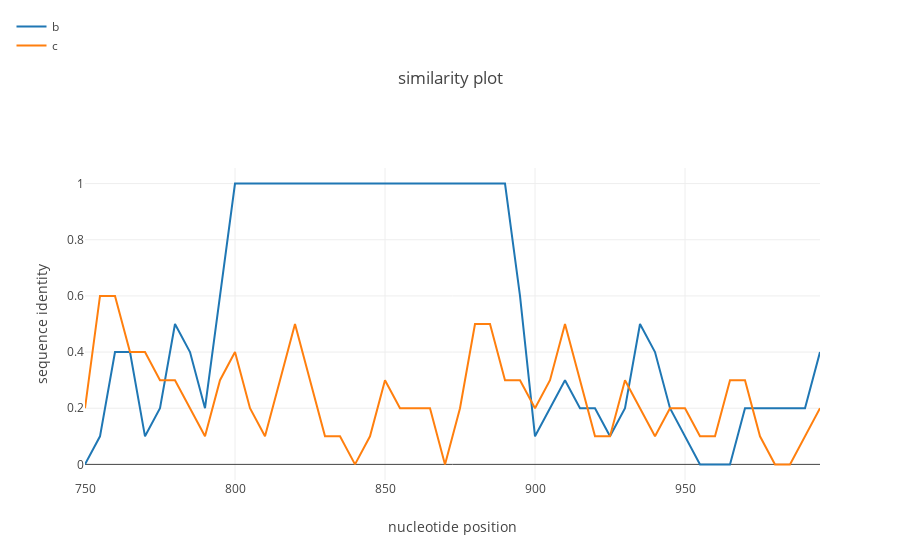

Notebook source saved alongside this figure:
### Code cell
simgen("./data/simple_rec.fasta", window=10, shift=5, pot_rec=0, region=(750, 1000))

### Figure 1 — Plotly figure (JSON) as saved in the notebook; plotly's stock layout.template omitted (floating-point values rounded to 4 significant figures)
{"data": [{"name": "b", "type": "scatter", "uid": "c0d6206e-9cb2-11e8-bb0d-d46a6a82ea71", "x": [750, 755, 760, 765, 770, 775, 780, 785, 790, 795, 800, 805, 810, 815, 820, 825, 830, 835, 840, 845, 850, 855, 860, 865, 870, 875, 880, 885, 890, 895, 900, 905, 910, 915, 920, 925, 930, 935, 940, 945, 950, 955, 960, 965, 970, 975, 980, 985, 990, 995, 1000], "y": [0, 0.1, 0.4, 0.4, 0.1, 0.2, 0.5, 0.4, 0.2, 0.6, 1, 1, 1, 1, 1, 1, 1, 1, 1, 1, 1, 1, 1, 1, 1, 1, 1, 1, 1, 0.6, 0.1, 0.2, 0.3, 0.2, 0.2, 0.1, 0.2, 0.5, 0.4, 0.2, 0.1, 0, 0, 0, 0.2, 0.2, 0.2, 0.2, 0.2, 0.4]}, {"name": "c", "type": "scatter", "uid": "c0d6206f-9cb2-11e8-b3b9-d46a6a82ea71", "x": [750, 755, 760, 765, 770, 775, 780, 785, 790, 795, 800, 805, 810, 815, 820, 825, 830, 835, 840, 845, 850, 855, 860, 865, 870, 875, 880, 885, 890, 895, 900, 905, 910, 915, 920, 925, 930, 935, 940, 945, 950, 955, 960, 965, 970, 975, 980, 985, 990, 995, 1000], "y": [0.2, 0.6, 0.6, 0.4, 0.4, 0.3, 0.3, 0.2, 0.1, 0.3, 0.4, 0.2, 0.1, 0.3, 0.5, 0.3, 0.1, 0.1, 0, 0.1, 0.3, 0.2, 0.2, 0.2, 0, 0.2, 0.5, 0.5, 0.3, 0.3, 0.2, 0.3, 0.5, 0.3, 0.1, 0.1, 0.3, 0.2, 0.1, 0.2, 0.2, 0.1, 0.1, 0.3, 0.3, 0.1, 0, 0, 0.1, 0.2]}], "layout": {"legend": {"x": -0.1, "y": 1.5}, "title": "similarity plot", "xaxis": {"title": "nucleotide position"}, "yaxis": {"title": "sequence identity"}}}
